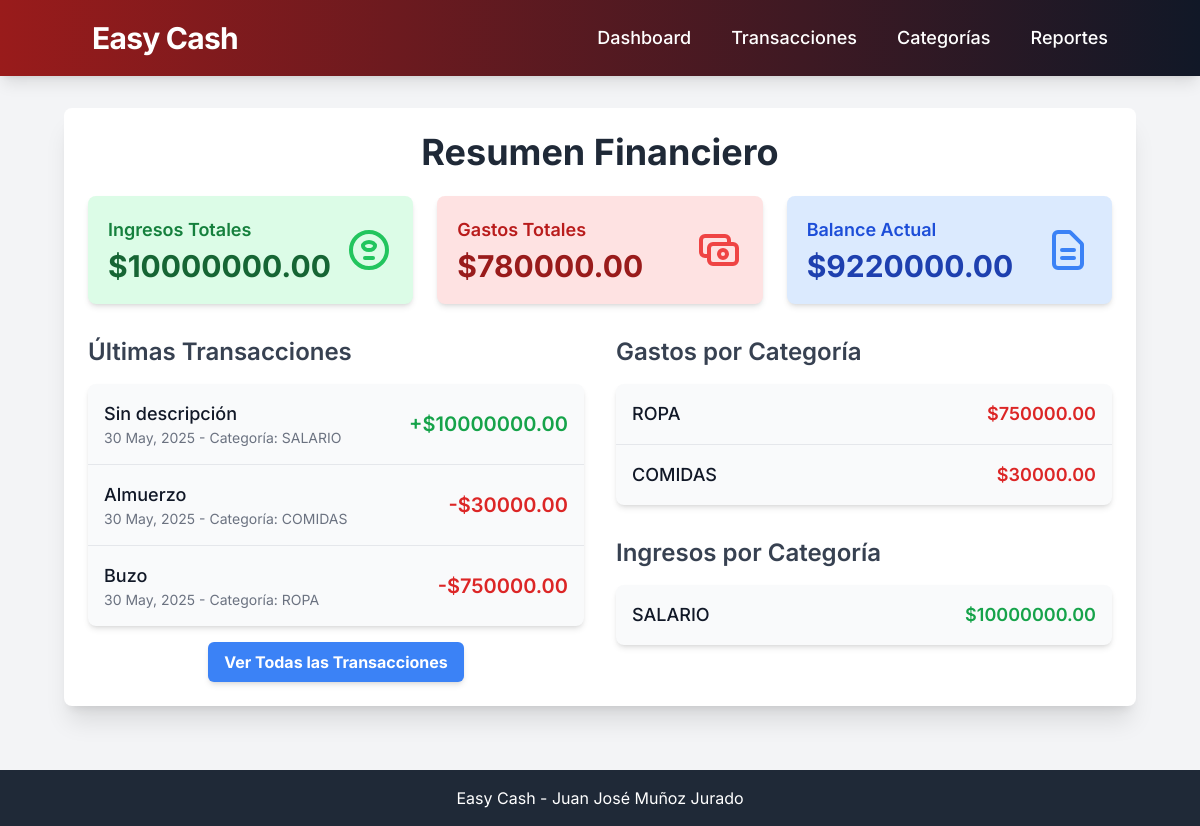
/gastos/, run on the app's committed database.
### gastos/models.py (models this page shows, shortened)
class Transaccion(models.Model):
    monto = models.DecimalField(max_digits=10, decimal_places=2)
    fecha = models.DateField(auto_now_add=True)
    descripcion = models.TextField(blank=True, null=True)
    TIPO_CHOICES = [
        ('Ingreso', 'Ingreso'),
        ('Gasto', 'Gasto'),
    ]
    tipo = models.CharField(max_length=7, choices=TIPO_CHOICES)
    categoria = models.ForeignKey(
        Categoria,
        on_delete=models.SET_NULL, # Si la categoría se elimina, este campo se pone a NULL
        null=True,
        blank=True,
        related_name='transacciones' # Nombre inverso para acceder desde Categoria
    )
    class Meta:
        ordering = ['-fecha']
        verbose_name_plural = "Transacciones"

class Categoria(models.Model):
    nombre = models.CharField(max_length=100, unique=True)
    TIPO_CHOICES = [
        ('Ingreso', 'Ingreso'),
        ('Gasto', 'Gasto'),
    ]
    tipo = models.CharField(max_length=7, choices=TIPO_CHOICES)
    class Meta:
        ordering = ['nombre']
        verbose_name_plural = "Categorías"

### gastos/views.py (the view)
# urls.py: path('', views.dashboard, name='dashboard'), # Dashboard dentro de 'gastos/'
def dashboard(request):
    transacciones = Transaccion.objects.all().order_by('-fecha')
    ingresos_totales = Transaccion.objects.filter(tipo='Ingreso').aggregate(Sum('monto'))['monto__sum'] or 0
    gastos_totales = Transaccion.objects.filter(tipo='Gasto').aggregate(Sum('monto'))['monto__sum'] or 0
    balance_actual = ingresos_totales - gastos_totales
    gastos_por_categoria = Transaccion.objects.filter(tipo='Gasto') \
                                            .values('categoria__nombre') \
                                            .annotate(total=Sum('monto')) \
                                            .order_by('-total')
    ingresos_por_categoria = Transaccion.objects.filter(tipo='Ingreso') \
                                            .values('categoria__nombre') \
                                            .annotate(total=Sum('monto')) \
                                            .order_by('-total')
    context = {
        'transacciones': transacciones[:5],
        'ingresos_totales': ingresos_totales,
        'gastos_totales': gastos_totales,
        'balance_actual': balance_actual,
        'gastos_por_categoria': gastos_por_categoria,
        'ingresos_por_categoria': ingresos_por_categoria,
    }
    return render(request, 'gastos/dashboard.html', context)

### gastos/templates/gastos/dashboard.html (shortened to what this page needs)
{% extends 'gastos/base.html' %}
{% block content %}
<div class="bg-white p-6 rounded-lg shadow-xl mb-8">
    <h1 class="text-4xl font-bold text-gray-800 mb-6 text-center">Resumen Financiero</h1>
    <div class="grid grid-cols-1 md:grid-cols-3 gap-6 mb-8">
        <div class="bg-green-100 p-5 rounded-lg shadow-md flex items-center justify-between">
            <div>
                <p class="text-green-700 text-lg font-semibold">Ingresos Totales</p>
                <p class="text-green-800 text-3xl font-bold mt-1">${{ ingresos_totales|floatformat:2 }}</p>
            </div>
        </div>
        <div class="bg-red-100 p-5 rounded-lg shadow-md flex items-center justify-between">
            <div>
                <p class="text-red-700 text-lg font-semibold">Gastos Totales</p>
                <p class="text-red-800 text-3xl font-bold mt-1">${{ gastos_totales|floatformat:2 }}</p>
            </div>
        </div>
        <div class="p-5 rounded-lg shadow-md flex items-center justify-between
                    {% if balance_actual >= 0 %}bg-blue-100{% else %}bg-orange-100{% endif %}">
            <div>
                <p class="text-lg font-semibold {% if balance_actual >= 0 %}text-blue-700{% else %}text-orange-700{% endif %}">Balance Actual</p>
                <p class="text-3xl font-bold mt-1 {% if balance_actual >= 0 %}text-blue-800{% else %}text-orange-800{% endif %}">${{ balance_actual|floatformat:2 }}</p>
            </div>
            <svg xmlns="http://www.w3.org/2000/svg" class="h-12 w-12 {% if balance_actual >= 0 %}text-blue-500{% else %}text-orange-500{% endif %}" fill="none" viewBox="0 0 24 24" stroke="currentColor" stroke-width="2">
                <path stroke-linecap="round" stroke-linejoin="round" d="M9 12h6m-6 4h6m2 5H7a2 2 0 01-2-2V5a2 2 0 012-2h5.586a1 1 0 01.707.293l5.414 5.414a1 1 0 01.293.707V19a2 2 0 01-2 2z"/>
            </svg>
        </div>
    </div>
    <div class="grid grid-cols-1 lg:grid-cols-2 gap-8">
        <div>
            <h2 class="text-2xl font-semibold text-gray-700 mb-4">Últimas Transacciones</h2>
            {% if transacciones %}
            <div class="bg-gray-50 rounded-lg shadow-md overflow-hidden">
                <ul class="divide-y divide-gray-200">
                    {% for transaccion in transacciones %}
                    <li class="p-4 flex justify-between items-center hover:bg-gray-100 transition duration-150">
                        <div>
                            <p class="text-lg font-medium text-gray-900">{{ transaccion.descripcion|default:"Sin descripción" }}</p>
                            <p class="text-sm text-gray-500">
                                {{ transaccion.fecha|date:"d M, Y" }} - Categoría: {{ transaccion.categoria.nombre|default:"Sin Categoría" }}
                            </p>
                        </div>
                        <span class="text-xl font-semibold
                                     {% if transaccion.tipo == 'Ingreso' %}text-green-600{% else %}text-red-600{% endif %}">
                            {% if transaccion.tipo == 'Ingreso' %}+{% else %}-{% endif %}${{ transaccion.monto|floatformat:2 }}
                        </span>
                    </li>
                    {% endfor %}
                </ul>
            </div>
            <div class="mt-4 text-center">
                <a href="{% url 'gastos:lista_transacciones' %}" class="inline-block bg-blue-500 hover:bg-blue-600 text-white font-bold py-2 px-4 rounded-md transition duration-300 shadow-md">
                    Ver Todas las Transacciones
                </a>
            </div>
            {% else %}
            <p class="text-gray-600 text-center py-8 bg-gray-50 rounded-lg shadow-md">No hay transacciones registradas aún. ¡Haz alguna!</p>
            {% endif %}
        </div>
        <div>
            <h2 class="text-2xl font-semibold text-gray-700 mb-4">Gastos por Categoría</h2>
            {% if gastos_por_categoria %}
            <div class="bg-gray-50 rounded-lg shadow-md overflow-hidden">
                <ul class="divide-y divide-gray-200">
                    {% for item in gastos_por_categoria %}
                    <li class="p-4 flex justify-between items-center hover:bg-gray-100 transition duration-150">
                        <span class="text-lg font-medium text-gray-900">{{ item.categoria__nombre|default:"Sin Categoría" }}</span>
                        <span class="text-red-600 text-lg font-semibold">${{ item.total|floatformat:2 }}</span>
                    </li>
                    {% endfor %}
                </ul>
            </div>
            {% else %}
            <p class="text-gray-600 text-center py-8 bg-gray-50 rounded-lg shadow-md">No hay gastos registrados por categoría.</p>
            {% endif %}
            <h2 class="text-2xl font-semibold text-gray-700 mb-4 mt-8">Ingresos por Categoría</h2>
            {% if ingresos_por_categoria %}
            <div class="bg-gray-50 rounded-lg shadow-md overflow-hidden">
                <ul class="divide-y divide-gray-200">
                    {% for item in ingresos_por_categoria %}
                    <li class="p-4 flex justify-between items-center hover:bg-gray-100 transition duration-150">
                        <span class="text-lg font-medium text-gray-900">{{ item.categoria__nombre|default:"Sin Categoría" }}</span>
                        <span class="text-green-600 text-lg font-semibold">${{ item.total|floatformat:2 }}</span>
                    </li>
                    {% endfor %}
                </ul>
            </div>
            {% else %}
            <p class="text-gray-600 text-center py-8 bg-gray-50 rounded-lg shadow-md">No hay ingresos registrados por categoría.</p>
            {% endif %}
        </div>
    </div>
</div>
{% endblock %}

### gastos/templates/gastos/base.html (shortened to what this page needs)
<!DOCTYPE html>
<html lang="es">
<head>
    <script src="https://cdn.tailwindcss.com"></script>
</head>
<body class="min-h-screen flex flex-col">
    <nav class="bg-gradient-to-r from-red-800 to-gray-900 p-4 shadow-lg">
        <div class="max-w-7xl mx-auto flex justify-between items-center container-padding">
            <a href="{% url 'gastos:dashboard' %}" class="text-white text-3xl font-bold tracking-tight rounded-md px-3 py-1 hover:bg-blue-700 transition duration-300">
                Easy Cash
            </a>
            <div class="space-x-4 flex items-center">
                <a href="{% url 'gastos:dashboard' %}" class="text-white text-lg font-medium hover:text-blue-200 transition duration-300 rounded-md px-3 py-2 hover:bg-blue-700">Dashboard</a>
                <a href="{% url 'gastos:lista_transacciones' %}" class="text-white text-lg font-medium hover:text-blue-200 transition duration-300 rounded-md px-3 py-2 hover:bg-blue-700">Transacciones</a>
                <a href="{% url 'gastos:lista_categorias' %}" class="text-white text-lg font-medium hover:text-blue-200 transition duration-300 rounded-md px-3 py-2 hover:bg-blue-700">Categorías</a>
                <div class="relative group">
                    <button class="text-white text-lg font-medium hover:text-blue-200 transition duration-300 rounded-md px-3 py-2 hover:bg-blue-700 focus:outline-none">
                        Reportes
                    </button>
                </div>
            </div>
        </div>
    </nav>
    <main class="flex-grow container max-w-7xl mx-auto py-8 px-4 sm:px-8 lg:px-16">
        {% block content %}
        {% endblock %}
    </main>
    <footer class="bg-gray-800 text-white p-4 text-center mt-auto">
        <div class="max-w-7xl mx-auto container-padding">
            <p>Easy Cash - Juan José Muñoz Jurado</p>
        </div>
    </footer>
</body>
</html>

### gastos/templates/gastos/base.html (style rules this page uses)
body { font-family: 'Inter', sans-serif; background-color: #f3f4f6; }
.container-padding { padding-left: 1rem; padding-right: 1rem; }
@media (min-width: 640px) { .container-padding { padding-left: 2rem; padding-right: 2rem; } }
@media (min-width: 1024px) { .container-padding { padding-left: 4rem; padding-right: 4rem; } }

### data on the page
Categoria: categoria__nombre "ROPA", total "750000.00"
Categoria: categoria__nombre "COMIDAS", total "30000.00"
Categoria: categoria__nombre "SALARIO", total "10000000.00"

### other printed values
{{ ingresos_totales|floatformat:2 }} "10000000.00"
{{ gastos_totales|floatformat:2 }} "780000.00"
{{ balance_actual|floatformat:2 }} "9220000.00"
